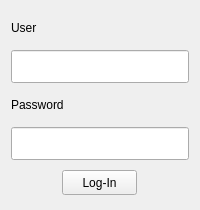
<?xml version="1.0" encoding="UTF-8"?>
<ui version="4.0">
 <class>MainWindow</class>
 <widget class="QWidget" name="MainWindow">
  <property name="geometry">
   <rect>
    <x>0</x>
    <y>0</y>
    <width>200</width>
    <height>210</height>
   </rect>
  </property>
  <property name="sizePolicy">
   <sizepolicy hsizetype="Minimum" vsizetype="Minimum">
    <horstretch>0</horstretch>
    <verstretch>0</verstretch>
   </sizepolicy>
  </property>
  <property name="minimumSize">
   <size>
    <width>200</width>
    <height>210</height>
   </size>
  </property>
  <property name="maximumSize">
   <size>
    <width>200</width>
    <height>210</height>
   </size>
  </property>
  <property name="windowTitle">
   <string>MainWindow</string>
  </property>
  <layout class="QVBoxLayout" name="verticalLayout_2">
   <item>
    <widget class="QLabel" name="label">
     <property name="text">
      <string>User</string>
     </property>
    </widget>
   </item>
   <item>
    <widget class="QLineEdit" name="username">
     <property name="sizePolicy">
      <sizepolicy hsizetype="Minimum" vsizetype="Minimum">
       <horstretch>0</horstretch>
       <verstretch>0</verstretch>
      </sizepolicy>
     </property>
    </widget>
   </item>
   <item>
    <widget class="QLabel" name="label_2">
     <property name="text">
      <string>Password</string>
     </property>
    </widget>
   </item>
   <item>
    <widget class="QLineEdit" name="password">
     <property name="sizePolicy">
      <sizepolicy hsizetype="Minimum" vsizetype="Minimum">
       <horstretch>0</horstretch>
       <verstretch>0</verstretch>
      </sizepolicy>
     </property>
     <property name="clearButtonEnabled">
      <bool>false</bool>
     </property>
    </widget>
   </item>
   <item alignment="Qt::AlignHCenter|Qt::AlignVCenter">
    <widget class="QPushButton" name="login_btn">
     <property name="sizePolicy">
      <sizepolicy hsizetype="Minimum" vsizetype="Minimum">
       <horstretch>0</horstretch>
       <verstretch>0</verstretch>
      </sizepolicy>
     </property>
     <property name="minimumSize">
      <size>
       <width>75</width>
       <height>25</height>
      </size>
     </property>
     <property name="maximumSize">
      <size>
       <width>75</width>
       <height>25</height>
      </size>
     </property>
     <property name="text">
      <string>Log-In</string>
     </property>
    </widget>
   </item>
  </layout>
 </widget>
 <resources/>
 <connections/>
</ui>
